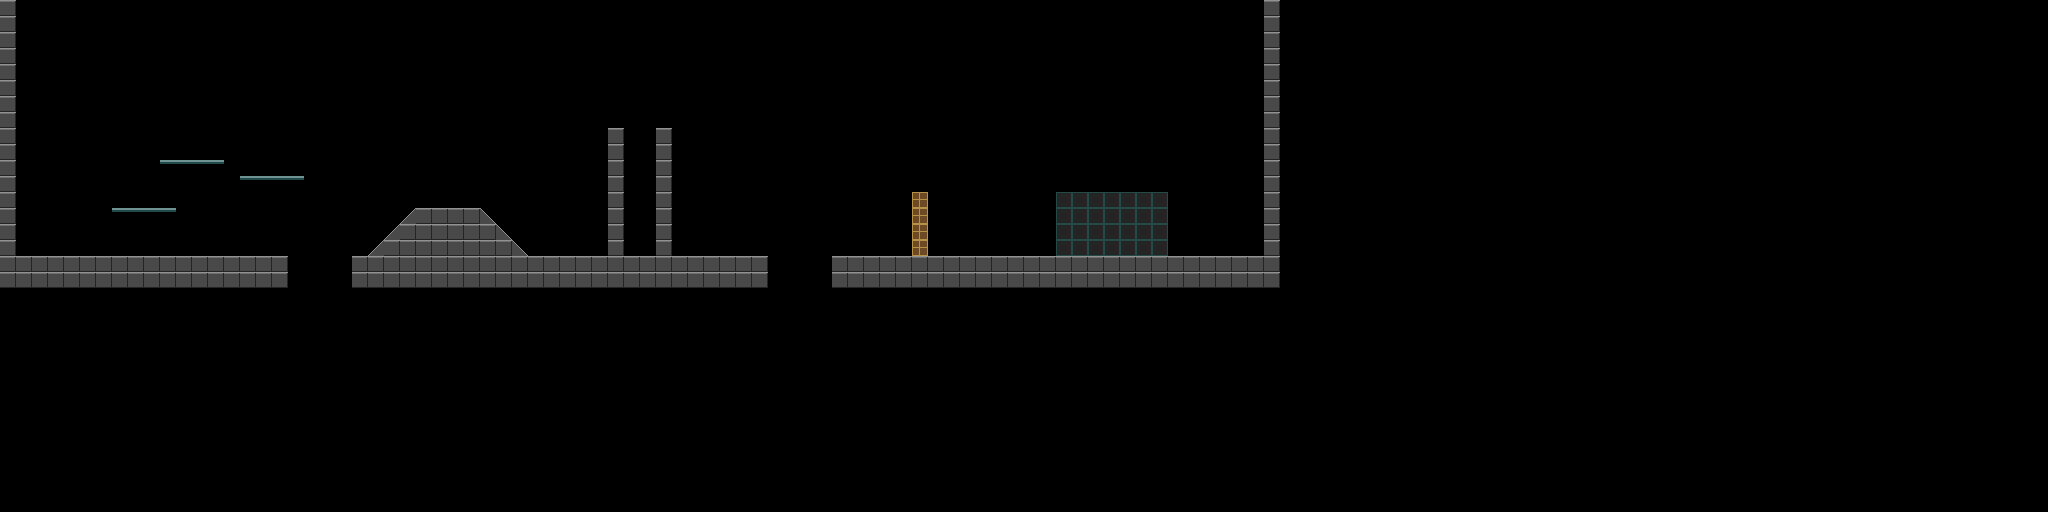

The image is a tile-based game level rendered from a .tmx file. Its description and source (layers, tilesets, objects; grid data summarised) follow:
An orthogonal 128x32 tile map with 16x16 px tiles, 1 tile layer (Ground).

<map version="1.10" tiledversion="1.11.2" orientation="orthogonal" renderorder="right-down" width="128" height="32" tilewidth="16" tileheight="16" infinite="0" nextlayerid="2" nextobjectid="1">
<tileset firstgid="1" source="course.tsx" />
<layer id="1" name="Ground" width="128" height="32"><data>[4096 cells, 4096 non-empty, 7 distinct tile ids]</data></layer>
</map>
